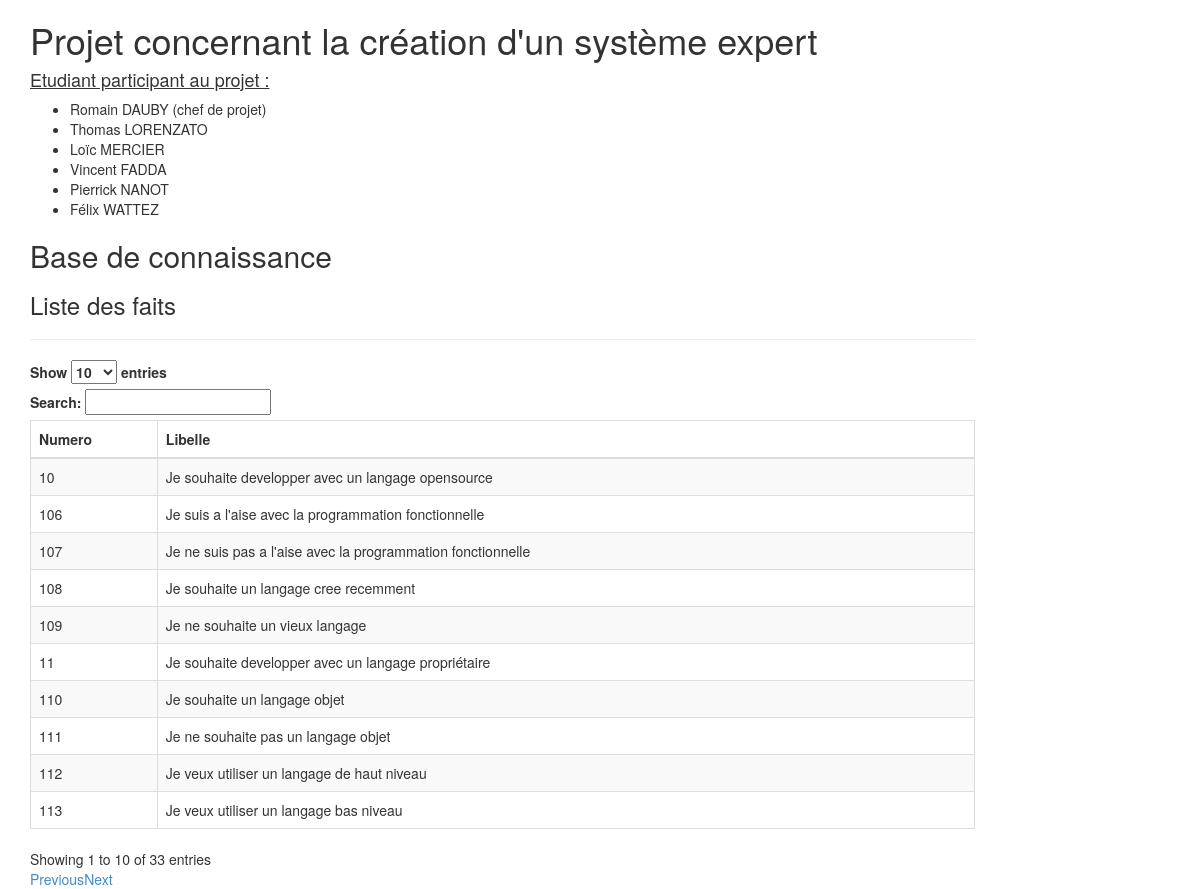
The page /bdc.php on the database as committed earlier.
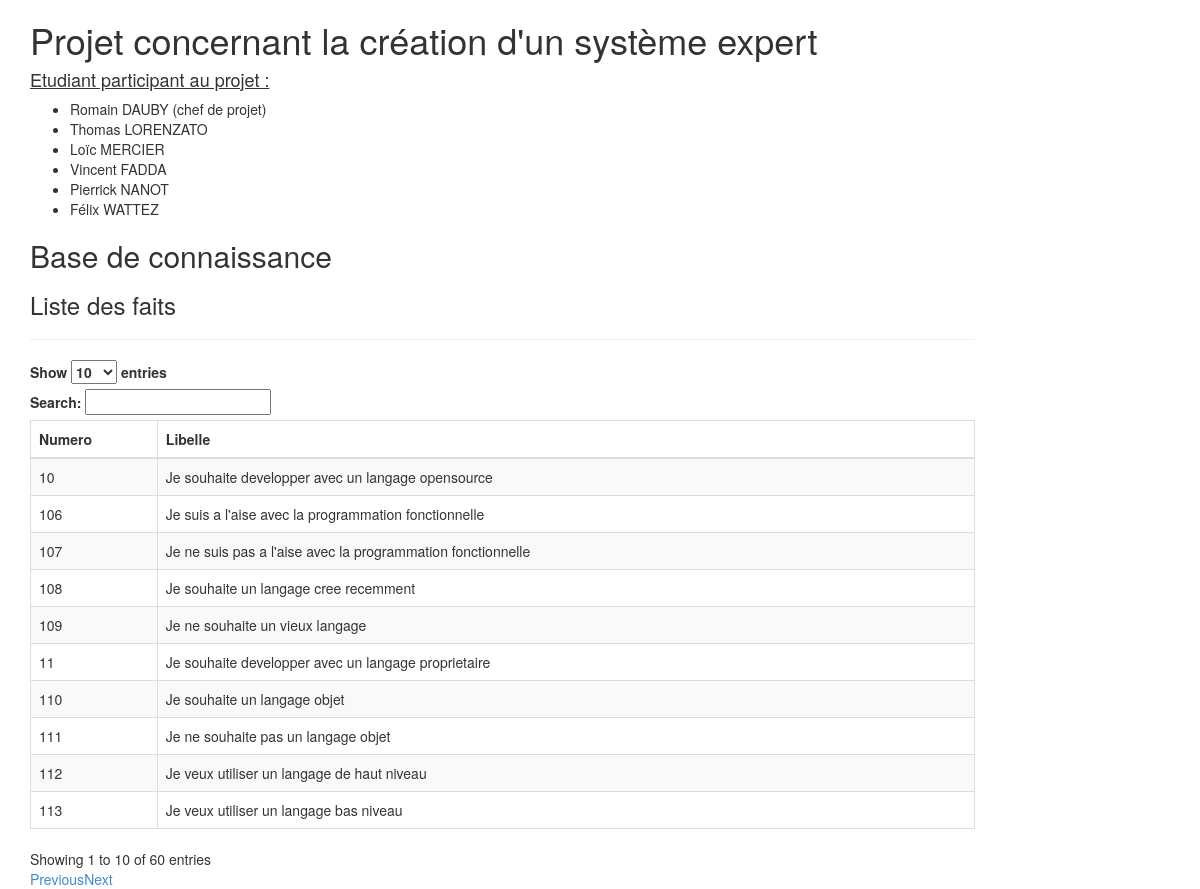
The same page on the database as committed later.
### tables this page shows
CREATE TABLE IF NOT EXISTS `fait` (
  `id` int(11) NOT NULL,
  `fait` varchar(255) NOT NULL,
  PRIMARY KEY (`id`)
);

### model/db.php (called while the page is built, shortened)
<?php
    class Db
    {
        private static $db;
        public static function connect(){
            self::$db = mysqli_connect(_DB_SERVER_, _DB_USER_, _DB_PASSWD_, _DB_NAME_);
        }
        public static function queryObject($sql){
            if ($res = mysqli_query(self::$db, $sql) or die(mysqli_error())){
                $row = array();
                while($ligne = mysqli_fetch_object($res)){
                    $row[] = $ligne;
                }
                return $row;
            }
        }
    }

### model/documentation.php (the view, shortened to what this page needs)
<?php
	function afficherBdc(){
		echo '<thead><tr><th>Numero</th><th>Libelle</th></thead><tbody>';
		$enregistrements = Db::queryObject('SELECT id, fait FROM fait');
		foreach ($enregistrements as $enregistrement) {
			echo '<tr>';
			echo '<td>'.$enregistrement->id.'</td>';
			echo '<td>'.$enregistrement->fait.'</td>';
			echo '</tr>';
		}
		echo '</tbody>';
	}

### bdc.php (shortened to what this page needs)
<!DOCTYPE html>
<html lang="fr">
    <head>
        <link rel="stylesheet" href="css/bootstrap.css">
    </head>
    <body>
    	<div class="container">
            <div class="row">
                <div class="col-md-10">
                    <h1> Projet concernant la création d'un système expert</h1>
                    <h4><u> Etudiant participant au projet : </u></h4>
                    <p>
                        <ul>
                        <li> Romain DAUBY (chef de projet) </li>
                        <li> Thomas LORENZATO </li>
                        <li> Loïc MERCIER </li>
                        <li> Vincent FADDA </li>
                        <li> Pierrick NANOT </li>
                        <li> Félix WATTEZ </li>
                        </ul>
                    </p>
                    <h2>Base de connaissance</h2>
                    <h3>Liste des faits</h3><hr>
                    <table id="res" class="table table-striped table-bordered table-hover">
                    <?=afficherBdc()?>
                </div>
            </div>
    	</div>
    </body>
</html>

Rows that differ between the two databases and show on the page:
changed fait id 11: fait "Je souhaite developper avec un langage propriétaire" → "Je souhaite developper avec un langage proprietaire"
Other text that changed with them:
text written by a page script: "Show entries Search: Showing 1 to 10 of 33 entries Previous Next" → "Show entries Search: Showing 1 to 10 of 60 entries Previous Next"
